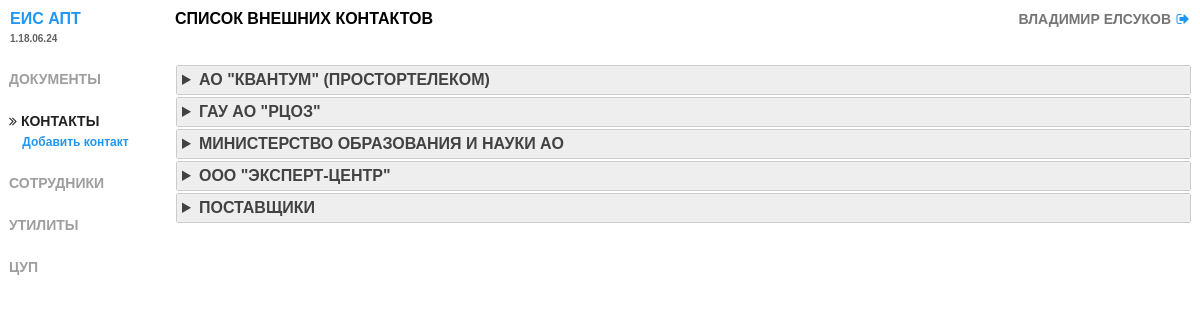
Screenshot of /contacts/ (signed in) with the database file from the repository.
### contacts/models.py (models this page shows, shortened)
class EIS_Contact(models.Model):
	organization = models.CharField(max_length=100)
	post         = models.CharField(max_length=100)
	name         = models.CharField(max_length=100)
	phone_mobile = models.CharField(max_length=50, blank=True)
	phone        = models.CharField(max_length=50, blank=True)
	email        = models.EmailField(blank=True)
	location     = models.CharField(max_length=200, blank=True)
	note         = models.TextField(blank=True)

### contacts/views.py (the view)
def page_contacts(request):
	EIS_info            = dict()
	EIS_info['name']    = EIS_NAME
	EIS_info['version'] = EIS_VERSION
	EIS_info['module']  = "Contacts"
	if request.user.is_authenticated:
		contacts = EIS_Contact.objects.all().order_by("organization", "post", "name")
		EIS_info['title'] = "Список внешних контактов"
		EIS_info['user'] = "{0} {1}".format(request.user.first_name, request.user.last_name)
		return render(request, 'contacts.html', {'EIS_info': EIS_info, 'contacts': contacts})
	else:
		return render(request, 'index_public.html', {'EIS_info': EIS_info})

### contacts/templates/contacts.html (shortened to what this page needs)
{% include "header.html" %}
<table width="100%">
    <tr>
        <td width="165px" valign="top">{% include "menu.html" %}</td>
        <td valign="top">
            <div class="content">
            <table width="100%">
                {% regroup contacts by organization as organizations %}
                    {% for organization in organizations %}
                        <tr><td><details><summary class="group" >{{ organization.grouper }}</summary>
                    </details></td></tr>
                {% endfor %}
            </table>
            </div>
        </td>
    </tr>
</table>
{% include "end.html" %}

### EIS/static/main.css (style rules this page uses)
body { font-family: Arial, Helvetica, sans-serif; margin: 0; height: 100%; margin: 0 0 0 0; padding: 5px 5px 5px 5px; }
table { padding: 0px 0px 0px 0px; margin: 0px 0px 0px 0px; border: 1px; }
td, th { padding: 0px 0px 0px 0px; margin: 0px 0px 0px 0px; }
details { border: 1px solid #CCC; border-radius: 2px; }
details { cursor: pointer; }
summary { border-radius: 2px; cursor: pointer; }
.group { text-transform: uppercase; font-weight: bold; color:#424242; background-color:#eeeeee; padding: 5px 5px 5px 5px; }

### rows the page displays
EIS_Contact: grouper "АО \"КВАНТУМ\" (ПРОСТОРТЕЛЕКОМ)"
EIS_Contact: grouper "ГАУ АО \"РЦОЗ\""
EIS_Contact: grouper "МИНИСТЕРСТВО ОБРАЗОВАНИЯ И НАУКИ АО"
EIS_Contact: grouper "ООО \"ЭКСПЕРТ-ЦЕНТР\""
EIS_Contact: grouper "ПОСТАВЩИКИ"

### other values shown
{{ EIS_info.name }} "АПТ"
{{ EIS_info.title }} "СПИСОК ВНЕШНИХ КОНТАКТОВ"
{{ EIS_info.user }} "ВЛАДИМИР ЕЛСУКОВ"
{{ EIS_info.version }} "1.18.06.24"
